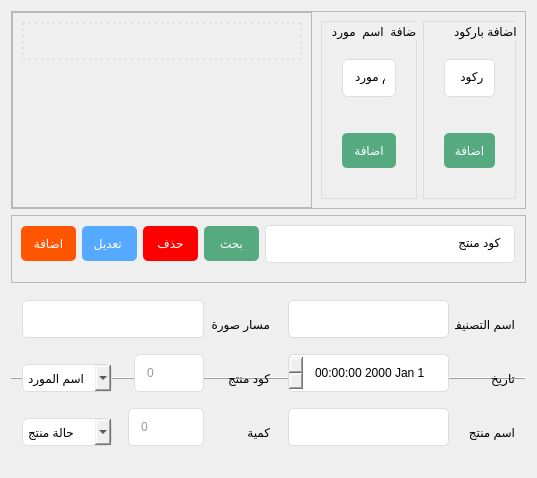
             <widget class="QWidget" name="tab_11">
              <attribute name="title">
               <string>Tab 2</string>
              </attribute>
              <layout class="QGridLayout" name="gridLayout_60">
               <item row="0" column="0">
                <widget class="QFrame" name="frame_40">
                 <property name="minimumSize">
                  <size>
                   <width>0</width>
                   <height>0</height>
                  </size>
                 </property>
                 <property name="maximumSize">
                  <size>
                   <width>16777215</width>
                   <height>200</height>
                  </size>
                 </property>
                 <property name="layoutDirection">
                  <enum>Qt::LeftToRight</enum>
                 </property>
                 <property name="frameShape">
                  <enum>QFrame::StyledPanel</enum>
                 </property>
                 <property name="frameShadow">
                  <enum>QFrame::Raised</enum>
                 </property>
                 <layout class="QGridLayout" name="gridLayout_34">
                  <property name="leftMargin">
                   <number>0</number>
                  </property>
                  <property name="topMargin">
                   <number>0</number>
                  </property>
                  <property name="rightMargin">
                   <number>0</number>
                  </property>
                  <property name="bottomMargin">
                   <number>0</number>
                  </property>
                  <property name="spacing">
                   <number>0</number>
                  </property>
                  <item row="0" column="1">
                   <widget class="QFrame" name="frame_13">
                    <property name="minimumSize">
                     <size>
                      <width>0</width>
                      <height>0</height>
                     </size>
                    </property>
                    <property name="maximumSize">
                     <size>
                      <width>16777215</width>
                      <height>16777215</height>
                     </size>
                    </property>
                    <property name="styleSheet">
                     <string notr="true">border-bottom:2px dotted#ddd;
</string>
                    </property>
                    <property name="frameShape">
                     <enum>QFrame::NoFrame</enum>
                    </property>
                    <property name="frameShadow">
                     <enum>QFrame::Raised</enum>
                    </property>
                    <layout class="QHBoxLayout" name="horizontalLayout_4">
                     <item>
                      <widget class="QGroupBox" name="groupBox_18">
                       <property name="maximumSize">
                        <size>
                         <width>16777215</width>
                         <height>16777215</height>
                        </size>
                       </property>
                       <property name="mouseTracking">
                        <bool>false</bool>
                       </property>
                       <property name="layoutDirection">
                        <enum>Qt::RightToLeft</enum>
                       </property>
                       <property name="autoFillBackground">
                        <bool>false</bool>
                       </property>
                       <property name="styleSheet">
                        <string notr="true">border-bottom:0px;
border:1px solid#ddd;</string>
                       </property>
                       <property name="title">
                        <string>اضافة  اسم  مورد </string>
                       </property>
                       <property name="flat">
                        <bool>false</bool>
                       </property>
                       <layout class="QGridLayout" name="gridLayout_36">
                        <item row="0" column="0">
                         <widget class="QFrame" name="frame_26">
                          <property name="minimumSize">
                           <size>
                            <width>0</width>
                            <height>0</height>
                           </size>
                          </property>
                          <property name="layoutDirection">
                           <enum>Qt::RightToLeft</enum>
                          </property>
                          <property name="styleSheet">
                           <string notr="true">border:0px;
</string>
                          </property>
                          <property name="frameShape">
                           <enum>QFrame::HLine</enum>
                          </property>
                          <property name="frameShadow">
                           <enum>QFrame::Raised</enum>
                          </property>
                          <layout class="QGridLayout" name="gridLayout_64">
                           <item row="2" column="0">
                            <widget class="QPushButton" name="pushButton_46">
                             <property name="styleSheet">
                              <string notr="true">QPushButton{
padding:10px;
border-radius:5px;
background-color: rgb(85, 170, 127);
color:white;
margin-bottom:10px;
border:0px;

}
QPushButton:hover{
background-color: rgb(63, 126, 93);
}</string>
                             </property>
                             <property name="text">
                              <string>اضافة</string>
                             </property>
                            </widget>
                           </item>
                           <item row="1" column="0">
                            <widget class="QLabel" name="label_35">
                             <property name="styleSheet">
                              <string notr="true">color: rgb(255, 0, 0);</string>
                             </property>
                             <property name="text">
                              <string/>
                             </property>
                             <property name="alignment">
                              <set>Qt::AlignCenter</set>
                             </property>
                            </widget>
                           </item>
                           <item row="0" column="0">
                            <widget class="QLineEdit" name="lineEdit_16">
                             <property name="maximumSize">
                              <size>
                               <width>300</width>
                               <height>16777215</height>
                              </size>
                             </property>
                             <property name="styleSheet">
                              <string notr="true">padding:10px;
border-radius:5px;
border:1px solid#ddd;
margin-bottom:10px;</string>
                             </property>
                             <property name="text">
                              <string> اسم مورد</string>
                             </property>
                            </widget>
                           </item>
                          </layout>
                         </widget>
                        </item>
                       </layout>
                      </widget>
                     </item>
                     <item>
                      <widget class="QGroupBox" name="groupBox_19">
                       <property name="maximumSize">
                        <size>
                         <width>16777215</width>
                         <height>16777215</height>
                        </size>
                       </property>
                       <property name="mouseTracking">
                        <bool>false</bool>
                       </property>
                       <property name="layoutDirection">
                        <enum>Qt::RightToLeft</enum>
                       </property>
                       <property name="autoFillBackground">
                        <bool>false</bool>
                       </property>
                       <property name="styleSheet">
                        <string notr="true">border-bottom:0px;
border:1px solid#ddd;</string>
                       </property>
                       <property name="title">
                        <string>اضافة باركود </string>
                       </property>
                       <property name="flat">
                        <bool>false</bool>
                       </property>
                       <layout class="QGridLayout" name="gridLayout_41">
                        <item row="0" column="0">
                         <widget class="QFrame" name="frame_39">
                          <property name="minimumSize">
                           <size>
                            <width>0</width>
                            <height>0</height>
                           </size>
                          </property>
                          <property name="layoutDirection">
                           <enum>Qt::RightToLeft</enum>
                          </property>
                          <property name="styleSheet">
                           <string notr="true">border:0px;
</string>
                          </property>
                          <property name="frameShape">
                           <enum>QFrame::HLine</enum>
                          </property>
                          <property name="frameShadow">
                           <enum>QFrame::Raised</enum>
                          </property>
                          <layout class="QGridLayout" name="gridLayout_65">
                           <item row="2" column="0">
                            <widget class="QPushButton" name="pushButton_47">
                             <property name="styleSheet">
                              <string notr="true">QPushButton{
padding:10px;
border-radius:5px;
background-color: rgb(85, 170, 127);
color:white;
margin-bottom:10px;
border:0px;

}
QPushButton:hover{
background-color: rgb(63, 126, 93);
}</string>
                             </property>
                             <property name="text">
                              <string>اضافة</string>
                             </property>
                            </widget>
                           </item>
                           <item row="1" column="0">
                            <widget class="QLabel" name="label_36">
                             <property name="styleSheet">
                              <string notr="true">color: rgb(255, 0, 0);</string>
                             </property>
                             <property name="text">
                              <string/>
                             </property>
                             <property name="alignment">
                              <set>Qt::AlignCenter</set>
                             </property>
                            </widget>
                           </item>
                           <item row="0" column="0">
                            <widget class="QLineEdit" name="lineEdit_34">
                             <property name="maximumSize">
                              <size>
                               <width>300</width>
                               <height>16777215</height>
                              </size>
                             </property>
                             <property name="styleSheet">
                              <string notr="true">padding:10px;
border-radius:5px;
border:1px solid#ddd;
margin-bottom:10px;</string>
                             </property>
                             <property name="text">
                              <string>باركود </string>
                             </property>
                            </widget>
                           </item>
                          </layout>
                         </widget>
                        </item>
                       </layout>
                      </widget>
                     </item>
                    </layout>
                   </widget>
                  </item>
                  <item row="0" column="0">
                   <widget class="QFrame" name="frame_41">
                    <property name="minimumSize">
                     <size>
                      <width>300</width>
                      <height>0</height>
                     </size>
                    </property>
                    <property name="maximumSize">
                     <size>
                      <width>300</width>
                      <height>16777215</height>
                     </size>
                    </property>
                    <property name="styleSheet">
                     <string notr="true">border-bottom:2px dotted#ddd;
</string>
                    </property>
                    <property name="frameShape">
                     <enum>QFrame::StyledPanel</enum>
                    </property>
                    <property name="frameShadow">
                     <enum>QFrame::Raised</enum>
                    </property>
                    <layout class="QGridLayout" name="gridLayout_59">
                     <item row="1" column="0">
                      <widget class="QLabel" name="label_37">
                       <property name="minimumSize">
                        <size>
                         <width>0</width>
                         <height>100</height>
                        </size>
                       </property>
                       <property name="maximumSize">
                        <size>
                         <width>16777215</width>
                         <height>16777215</height>
                        </size>
                       </property>
                       <property name="layoutDirection">
                        <enum>Qt::RightToLeft</enum>
                       </property>
                       <property name="styleSheet">
                        <string notr="true">border:0px;
</string>
                       </property>
                       <property name="text">
                        <string/>
                       </property>
                       <property name="pixmap">
                        <pixmap resource="../icons.qrc">:/icon/user.png</pixmap>
                       </property>
                       <property name="alignment">
                        <set>Qt::AlignCenter</set>
                       </property>
                      </widget>
                     </item>
                     <item row="0" column="0">
                      <widget class="QPushButton" name="pushButton_48">
                       <property name="minimumSize">
                        <size>
                         <width>250</width>
                         <height>0</height>
                        </size>
                       </property>
                       <property name="maximumSize">
                        <size>
                         <width>16777215</width>
                         <height>16777215</height>
                        </size>
                       </property>
                       <property name="styleSheet">
                        <string notr="true">background-color:transparent;
border: 2px dotted#ddd;
padding:10px;</string>
                       </property>
                       <property name="text">
                        <string/>
                       </property>
                       <property name="icon">
                        <iconset resource="../icons.qrc">
                         <normaloff>:/icon/camera.png</normaloff>:/icon/camera.png</iconset>
                       </property>
                      </widget>
                     </item>
                    </layout>
                   </widget>
                  </item>
                 </layout>
                </widget>
               </item>
               <item row="1" column="0">
                <widget class="QFrame" name="frame_42">
                 <property name="minimumSize">
                  <size>
                   <width>0</width>
                   <height>0</height>
                  </size>
                 </property>
                 <property name="maximumSize">
                  <size>
                   <width>16777215</width>
                   <height>70</height>
                  </size>
                 </property>
                 <property name="layoutDirection">
                  <enum>Qt::LeftToRight</enum>
                 </property>
                 <property name="frameShape">
                  <enum>QFrame::StyledPanel</enum>
                 </property>
                 <property name="frameShadow">
                  <enum>QFrame::Raised</enum>
                 </property>
                 <layout class="QGridLayout" name="gridLayout_57">
                  <item row="0" column="2">
                   <widget class="QPushButton" name="pushButton_52">
                    <property name="minimumSize">
                     <size>
                      <width>55</width>
                      <height>0</height>
                     </size>
                    </property>
                    <property name="maximumSize">
                     <size>
                      <width>55</width>
                      <height>16777215</height>
                     </size>
                    </property>
                    <property name="styleSheet">
                     <string notr="true">QPushButton{
padding:10px;
border-radius:5px;
	background-color: rgb(255, 0, 0);
color:white;
margin-bottom:10px;
border:0px;

}
QPushButton:hover{
background-color: rgb(63, 126, 93);
}</string>
                    </property>
                    <property name="text">
                     <string>حذف</string>
                    </property>
                   </widget>
                  </item>
                  <item row="0" column="7">
                   <widget class="QLineEdit" name="lineEdit_44">
                    <property name="minimumSize">
                     <size>
                      <width>250</width>
                      <height>0</height>
                     </size>
                    </property>
                    <property name="maximumSize">
                     <size>
                      <width>250</width>
                      <height>16777215</height>
                     </size>
                    </property>
                    <property name="styleSheet">
                     <string notr="true">padding:10px;
border-radius:5px;
border:1px solid#ddd;
margin-bottom:10px;</string>
                    </property>
                    <property name="text">
                     <string>كود منتج </string>
                    </property>
                   </widget>
                  </item>
                  <item row="0" column="1">
                   <widget class="QPushButton" name="pushButton_53">
                    <property name="minimumSize">
                     <size>
                      <width>55</width>
                      <height>0</height>
                     </size>
                    </property>
                    <property name="maximumSize">
                     <size>
                      <width>55</width>
                      <height>16777215</height>
                     </size>
                    </property>
                    <property name="styleSheet">
                     <string notr="true">QPushButton{
padding:10px;
border-radius:5px;
	background-color: rgb(85, 170, 255);
color:white;
margin-bottom:10px;
border:0px;

}
QPushButton:hover{
background-color: rgb(63, 126, 93);
}</string>
                    </property>
                    <property name="text">
                     <string>تعديل </string>
                    </property>
                   </widget>
                  </item>
                  <item row="0" column="0">
                   <widget class="QPushButton" name="pushButton_54">
                    <property name="minimumSize">
                     <size>
                      <width>55</width>
                      <height>0</height>
                     </size>
                    </property>
                    <property name="maximumSize">
                     <size>
                      <width>55</width>
                      <height>16777215</height>
                     </size>
                    </property>
                    <property name="styleSheet">
                     <string notr="true">QPushButton{
padding:10px;
border-radius:5px;
	background-color: rgb(255, 85, 0);
color:white;
margin-bottom:10px;
border:0px;

}
QPushButton:hover{
background-color: rgb(63, 126, 93);
}</string>
                    </property>
                    <property name="text">
                     <string>اضافة</string>
                    </property>
                   </widget>
                  </item>
                  <item row="0" column="5">
                   <widget class="QPushButton" name="pushButton_55">
                    <property name="minimumSize">
                     <size>
                      <width>55</width>
                      <height>0</height>
                     </size>
                    </property>
                    <property name="maximumSize">
                     <size>
                      <width>55</width>
                      <height>16777215</height>
                     </size>
                    </property>
                    <property name="styleSheet">
                     <string notr="true">QPushButton{
padding:10px;
border-radius:5px;
	background-color: rgb(85, 170, 127);
color:white;
margin-bottom:10px;
border:0px;

}
QPushButton:hover{
background-color: rgb(63, 126, 93);
}</string>
                    </property>
                    <property name="text">
                     <string>بحث</string>
                    </property>
                   </widget>
                  </item>
                 </layout>
                </widget>
               </item>
               <item row="2" column="0">
                <widget class="QFrame" name="frame_36">
                 <property name="layoutDirection">
                  <enum>Qt::LeftToRight</enum>
                 </property>
                 <property name="frameShape">
                  <enum>QFrame::HLine</enum>
                 </property>
                 <property name="frameShadow">
                  <enum>QFrame::Raised</enum>
                 </property>
                 <layout class="QGridLayout" name="gridLayout_55">
                  <property name="leftMargin">
                   <number>0</number>
                  </property>
                  <property name="topMargin">
                   <number>0</number>
                  </property>
                  <property name="rightMargin">
                   <number>0</number>
                  </property>
                  <property name="bottomMargin">
                   <number>0</number>
                  </property>
                  <property name="spacing">
                   <number>0</number>
                  </property>
                  <item row="0" column="1">
                   <widget class="QFrame" name="frame_38">
                    <property name="minimumSize">
                     <size>
                      <width>0</width>
                      <height>0</height>
                     </size>
                    </property>
                    <property name="layoutDirection">
                     <enum>Qt::RightToLeft</enum>
                    </property>
                    <property name="frameShape">
                     <enum>QFrame::NoFrame</enum>
                    </property>
                    <property name="frameShadow">
                     <enum>QFrame::Raised</enum>
                    </property>
                    <layout class="QGridLayout" name="gridLayout_32">
                     <item row="1" column="1">
                      <widget class="QLineEdit" name="lineEdit_47">
                       <property name="minimumSize">
                        <size>
                         <width>0</width>
                         <height>0</height>
                        </size>
                       </property>
                       <property name="maximumSize">
                        <size>
                         <width>280</width>
                         <height>16777215</height>
                        </size>
                       </property>
                       <property name="styleSheet">
                        <string notr="true">padding:10px;
border-radius:5px;
border:1px solid#ddd;
margin-bottom:10px;
color:#999;</string>
                       </property>
                       <property name="text">
                        <string/>
                       </property>
                      </widget>
                     </item>
                     <item row="3" column="1">
                      <widget class="QDateTimeEdit" name="dateTimeEdit_2">
                       <property name="styleSheet">
                        <string notr="true">padding:10px;
border-radius:5px;
border:1px solid#ddd;
margin-bottom:10px;
</string>
                       </property>
                      </widget>
                     </item>
                     <item row="4" column="0">
                      <widget class="QLabel" name="label_26">
                       <property name="maximumSize">
                        <size>
                         <width>60</width>
                         <height>16777215</height>
                        </size>
                       </property>
                       <property name="text">
                        <string>اسم منتج </string>
                       </property>
                      </widget>
                     </item>
                     <item row="4" column="1">
                      <widget class="QLineEdit" name="lineEdit_48">
                       <property name="minimumSize">
                        <size>
                         <width>0</width>
                         <height>0</height>
                        </size>
                       </property>
                       <property name="maximumSize">
                        <size>
                         <width>280</width>
                         <height>16777215</height>
                        </size>
                       </property>
                       <property name="styleSheet">
                        <string notr="true">padding:10px;
border-radius:5px;
border:1px solid#ddd;
margin-bottom:10px;
color:#999;</string>
                       </property>
                       <property name="text">
                        <string/>
                       </property>
                      </widget>
                     </item>
                     <item row="1" column="0">
                      <widget class="QLabel" name="label_28">
                       <property name="maximumSize">
                        <size>
                         <width>60</width>
                         <height>16777215</height>
                        </size>
                       </property>
                       <property name="text">
                        <string>اسم التصنيف </string>
                       </property>
                      </widget>
                     </item>
                     <item row="3" column="0">
                      <widget class="QLabel" name="label_29">
                       <property name="maximumSize">
                        <size>
                         <width>60</width>
                         <height>16777215</height>
                        </size>
                       </property>
                       <property name="text">
                        <string>تاريخ </string>
                       </property>
                      </widget>
                     </item>
                    </layout>
                   </widget>
                  </item>
                  <item row="0" column="0">
                   <widget class="QFrame" name="frame_37">
                    <property name="minimumSize">
                     <size>
                      <width>0</width>
                      <height>0</height>
                     </size>
                    </property>
                    <property name="layoutDirection">
                     <enum>Qt::LeftToRight</enum>
                    </property>
                    <property name="frameShape">
                     <enum>QFrame::NoFrame</enum>
                    </property>
                    <property name="frameShadow">
                     <enum>QFrame::Raised</enum>
                    </property>
                    <layout class="QGridLayout" name="gridLayout_33">
                     <item row="0" column="0" colspan="3">
                      <widget class="QLineEdit" name="lineEdit_6">
                       <property name="styleSheet">
                        <string notr="true">padding:10px;
border-radius:5px;
border:1px solid#ddd;
margin-bottom:10px;
color:#999;</string>
                       </property>
                      </widget>
                     </item>
                     <item row="0" column="3">
                      <widget class="QLabel" name="label_32">
                       <property name="maximumSize">
                        <size>
                         <width>60</width>
                         <height>16777215</height>
                        </size>
                       </property>
                       <property name="layoutDirection">
                        <enum>Qt::LeftToRight</enum>
                       </property>
                       <property name="text">
                        <string>مسار صورة </string>
                       </property>
                      </widget>
                     </item>
                     <item row="1" column="0" colspan="2">
                      <widget class="QComboBox" name="comboBox_10">
                       <property name="minimumSize">
                        <size>
                         <width>90</width>
                         <height>0</height>
                        </size>
                       </property>
                       <property name="maximumSize">
                        <size>
                         <width>90</width>
                         <height>16777215</height>
                        </size>
                       </property>
                       <property name="styleSheet">
                        <string notr="true">padding:5px;
border:1px solid#ddd;
border-radius:5px;</string>
                       </property>
                       <item>
                        <property name="text">
                         <string>اسم المورد </string>
                        </property>
                       </item>
                      </widget>
                     </item>
                     <item row="1" column="2">
                      <widget class="QLineEdit" name="lineEdit_7">
                       <property name="enabled">
                        <bool>true</bool>
                       </property>
                       <property name="styleSheet">
                        <string notr="true">padding:10px;
border-radius:5px;
border:1px solid#ddd;
margin-bottom:10px;
color:#999;
margin-left:10px;</string>
                       </property>
                       <property name="text">
                        <string>0</string>
                       </property>
                      </widget>
                     </item>
                     <item row="1" column="3">
                      <widget class="QLabel" name="label_33">
                       <property name="text">
                        <string>كود منتج </string>
                       </property>
                      </widget>
                     </item>
                     <item row="2" column="0">
                      <widget class="QComboBox" name="comboBox_11">
                       <property name="minimumSize">
                        <size>
                         <width>90</width>
                         <height>0</height>
                        </size>
                       </property>
                       <property name="maximumSize">
                        <size>
                         <width>90</width>
                         <height>16777215</height>
                        </size>
                       </property>
                       <property name="styleSheet">
                        <string notr="true">padding:5px;
border:1px solid#ddd;
border-radius:5px;</string>
                       </property>
                       <item>
                        <property name="text">
                         <string>حالة منتج </string>
                        </property>
                       </item>
                      </widget>
                     </item>
                     <item row="2" column="1" colspan="2">
                      <widget class="QLineEdit" name="lineEdit_8">
                       <property name="enabled">
                        <bool>true</bool>
                       </property>
                       <property name="styleSheet">
                        <string notr="true">padding:10px;
border-radius:5px;
border:1px solid#ddd;
margin-bottom:10px;
color:#999;
margin-left:10px;</string>
                       </property>
                       <property name="text">
                        <string>0</string>
                       </property>
                      </widget>
                     </item>
                     <item row="2" column="3">
                      <widget class="QLabel" name="label_34">
                       <property name="text">
                        <string>كمية</string>
                       </property>
                      </widget>
                     </item>
                    </layout>
                   </widget>
                  </item>
                 </layout>
                </widget>
               </item>
              </layout>
             </widget>
